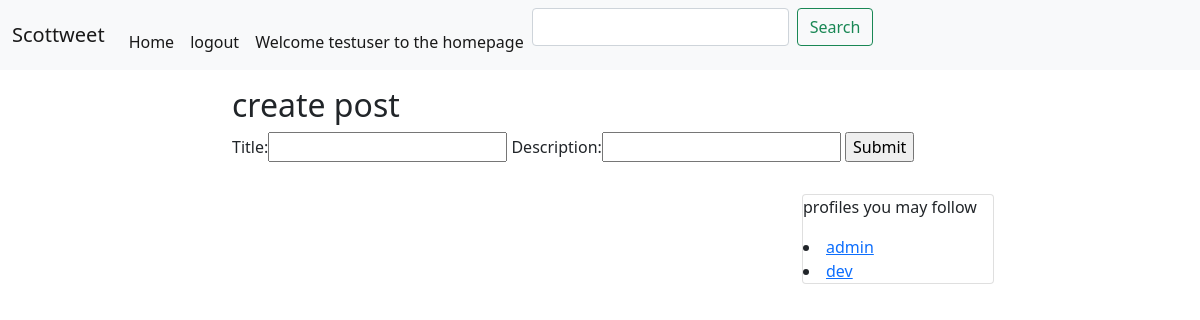
The page /home/ (signed in) on the database as committed earlier.
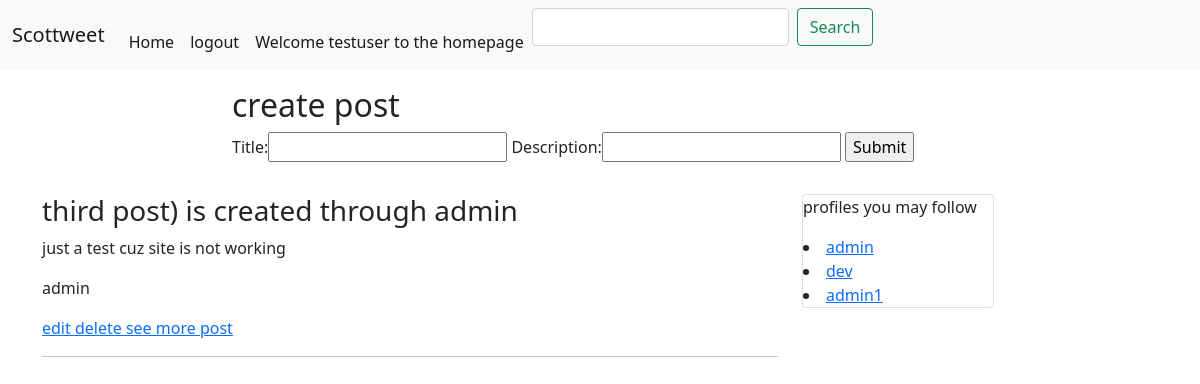
The same page on the database as committed later.
### accounts/models.py (models this page shows, shortened)
class Profile(models.Model):
    user = models.OneToOneField(User, on_delete=models.CASCADE)
    bio = models.CharField(max_length=350, default='welcome to my bio', null=True)
    following = models.ManyToManyField(User, related_name='following', blank=True)

### feed/models.py (models this page shows, shortened)
class Post(models.Model):
    author = models.ForeignKey(User, on_delete=models.CASCADE)
    title = models.CharField(max_length=200)
    description = models.CharField(max_length=200)
    created = models.DateTimeField(auto_now_add=True)
    published_date = models.DateTimeField(blank=True, null=True)
    likes = models.ManyToManyField(User, related_name='postlike')
    class Meta:
        ordering = ('-created',)

### feed/views.py (the view, shortened to what this page needs)
# urls.py: path('home/', HomeFeedView.as_view(), name='feed'),
class HomeFeedView(View):
    def get(self,request):
        profiles = Profile.objects.all().exclude(user=request.user)
        profile = Profile.objects.get(user=request.user)
        posts = Post.objects.filter(author__in=profile.following.all())
        search_text = request.GET.get('search_box', None)
        if search_text:
            posts = Post.objects.filter(title__contains=search_text)
        return render(request, 'feed/homefeed.html',{'posts':posts,'form':PostForm(),'profiles':profiles})

### feed/forms.py
class PostForm(forms.ModelForm):
    class Meta:
        model = Post
        fields = ['title','description']

### templates/feed/homefeed.html (shortened to what this page needs)
{% extends 'base.html' %}
{% block content %}
{% include "navbar.html" %}
<div class="container">
    <div class="row">
        <div class="col-8 offset-2 my-3">
            <h2> create post </h2>
            <form method ="POST" action="">
                {{form}}
                <input type="submit" name="create post">
            </form>
        </div>
    </div>
    <div class="row">
        <div class="col-8">
            {% for post in posts %}
                <div class="">
                    <h3>{{ post.title }}</h3>
                    <p>{{ post.description }}</p>
                    <p> {{post.author}}</p>
                    <div class="">
                        <a href="{% url 'edit_post' post.pk %}"> edit </a>
                        <a href="{% url 'delete_post' post.pk %}"> delete </a>
                        <a href="{% url 'detail_post' post.pk %}"> see more post </a>
                        </div>
                    <hr>
                </div>
            {% endfor %}
        </div>
        <div class="col-4">
            <div class="card" style="width: 12rem;">
                <p> profiles you may follow </p>
                    {% for profile in profiles %}
                  <li><a href="{% url 'profile_detail' profile.pk %}">{{profile.user}}</a></li>
                    {% endfor %}
                </div>
        </div>
    </div>
</div>
{% endblock %}

Rows that differ between the two databases and show on the page:
now on this page (row edited): Post: title "third post) is created through admin", description "just a test cuz site is not working", author "admin"
added Profile: user "admin1"
